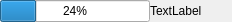
<?xml version="1.0" encoding="UTF-8"?>
<ui version="4.0">
 <class>progressStateWidget</class>
 <widget class="QWidget" name="progressStateWidget">
  <property name="geometry">
   <rect>
    <x>0</x>
    <y>0</y>
    <width>232</width>
    <height>20</height>
   </rect>
  </property>
  <property name="sizePolicy">
   <sizepolicy hsizetype="Expanding" vsizetype="Preferred">
    <horstretch>0</horstretch>
    <verstretch>0</verstretch>
   </sizepolicy>
  </property>
  <property name="minimumSize">
   <size>
    <width>200</width>
    <height>0</height>
   </size>
  </property>
  <property name="windowTitle">
   <string>Form</string>
  </property>
  <layout class="QHBoxLayout" name="horizontalLayout">
   <property name="spacing">
    <number>0</number>
   </property>
   <property name="leftMargin">
    <number>0</number>
   </property>
   <property name="topMargin">
    <number>0</number>
   </property>
   <property name="rightMargin">
    <number>0</number>
   </property>
   <property name="bottomMargin">
    <number>0</number>
   </property>
   <item>
    <widget class="QProgressBar" name="progressBar">
     <property name="minimumSize">
      <size>
       <width>100</width>
       <height>0</height>
      </size>
     </property>
     <property name="maximumSize">
      <size>
       <width>150</width>
       <height>16777215</height>
      </size>
     </property>
     <property name="value">
      <number>24</number>
     </property>
    </widget>
   </item>
   <item>
    <widget class="QLabel" name="label">
     <property name="sizePolicy">
      <sizepolicy hsizetype="Minimum" vsizetype="Preferred">
       <horstretch>0</horstretch>
       <verstretch>0</verstretch>
      </sizepolicy>
     </property>
     <property name="text">
      <string>TextLabel</string>
     </property>
    </widget>
   </item>
  </layout>
 </widget>
 <resources/>
 <connections/>
</ui>
